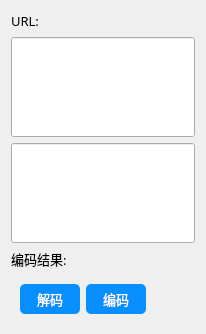
     <widget class="QWidget" name="page_22">
      <layout class="QVBoxLayout" name="verticalLayout_4">
       <item>
        <widget class="QLabel" name="label_9">
         <property name="minimumSize">
          <size>
           <width>0</width>
           <height>20</height>
          </size>
         </property>
         <property name="maximumSize">
          <size>
           <width>16777215</width>
           <height>20</height>
          </size>
         </property>
         <property name="font">
          <font>
           <family>OPPOSans B</family>
           <pointsize>10</pointsize>
           <stylestrategy>PreferAntialias</stylestrategy>
          </font>
         </property>
         <property name="text">
          <string>URL:</string>
         </property>
        </widget>
       </item>
       <item>
        <widget class="QLineEdit" name="lineEdit_encode">
         <property name="sizePolicy">
          <sizepolicy hsizetype="Expanding" vsizetype="Expanding">
           <horstretch>0</horstretch>
           <verstretch>0</verstretch>
          </sizepolicy>
         </property>
         <property name="minimumSize">
          <size>
           <width>0</width>
           <height>100</height>
          </size>
         </property>
         <property name="font">
          <font>
           <family>OPPOSans B</family>
           <pointsize>10</pointsize>
           <stylestrategy>PreferAntialias</stylestrategy>
          </font>
         </property>
        </widget>
       </item>
       <item>
        <widget class="QLineEdit" name="lineEdit_decode">
         <property name="sizePolicy">
          <sizepolicy hsizetype="Expanding" vsizetype="Expanding">
           <horstretch>0</horstretch>
           <verstretch>0</verstretch>
          </sizepolicy>
         </property>
         <property name="minimumSize">
          <size>
           <width>0</width>
           <height>100</height>
          </size>
         </property>
         <property name="font">
          <font>
           <family>OPPOSans B</family>
           <pointsize>10</pointsize>
           <stylestrategy>PreferAntialias</stylestrategy>
          </font>
         </property>
        </widget>
       </item>
       <item>
        <widget class="QLabel" name="label_10">
         <property name="minimumSize">
          <size>
           <width>0</width>
           <height>20</height>
          </size>
         </property>
         <property name="maximumSize">
          <size>
           <width>16777215</width>
           <height>20</height>
          </size>
         </property>
         <property name="font">
          <font>
           <family>OPPOSans B</family>
           <pointsize>10</pointsize>
           <stylestrategy>PreferAntialias</stylestrategy>
          </font>
         </property>
         <property name="text">
          <string>编码结果:</string>
         </property>
        </widget>
       </item>
       <item>
        <widget class="QWidget" name="horizontalWidget" native="true">
         <layout class="QHBoxLayout" name="horizontalLayout">
          <item>
           <widget class="QToolButton" name="toolButton_decode">
            <property name="minimumSize">
             <size>
              <width>60</width>
              <height>30</height>
             </size>
            </property>
            <property name="maximumSize">
             <size>
              <width>60</width>
              <height>30</height>
             </size>
            </property>
            <property name="font">
             <font>
              <family>OPPOSans B</family>
              <pointsize>10</pointsize>
              <stylestrategy>PreferAntialias</stylestrategy>
             </font>
            </property>
            <property name="styleSheet">
             <string notr="true">QToolButton {
	color: rgb(255, 255, 255);
	background-color: rgb(7, 143, 255);
	border-radius: 5px;
}

QToolButton::menu-indicator { 
	image: None;
}

 
QToolButton:hover {
	color: rgb(255, 255, 255);
	background-color: rgb(7, 143, 255);
}</string>
            </property>
            <property name="text">
             <string>解码</string>
            </property>
           </widget>
          </item>
          <item>
           <widget class="QToolButton" name="toolButton_encode">
            <property name="minimumSize">
             <size>
              <width>60</width>
              <height>30</height>
             </size>
            </property>
            <property name="maximumSize">
             <size>
              <width>16777215</width>
              <height>30</height>
             </size>
            </property>
            <property name="font">
             <font>
              <family>OPPOSans B</family>
              <pointsize>10</pointsize>
              <stylestrategy>PreferAntialias</stylestrategy>
             </font>
            </property>
            <property name="styleSheet">
             <string notr="true">QToolButton {
	color: rgb(255, 255, 255);
	background-color: rgb(7, 143, 255);
	border-radius: 5px;
}

QToolButton::menu-indicator { 
	image: None;
}

 
QToolButton:hover {
	color: rgb(255, 255, 255);
	background-color: rgb(7, 143, 255);
}</string>
            </property>
            <property name="text">
             <string>编码</string>
            </property>
           </widget>
          </item>
          <item>
           <spacer name="horizontalSpacer">
            <property name="orientation">
             <enum>Qt::Horizontal</enum>
            </property>
            <property name="sizeHint" stdset="0">
             <size>
              <width>40</width>
              <height>20</height>
             </size>
            </property>
           </spacer>
          </item>
         </layout>
        </widget>
       </item>
      </layout>
     </widget>
